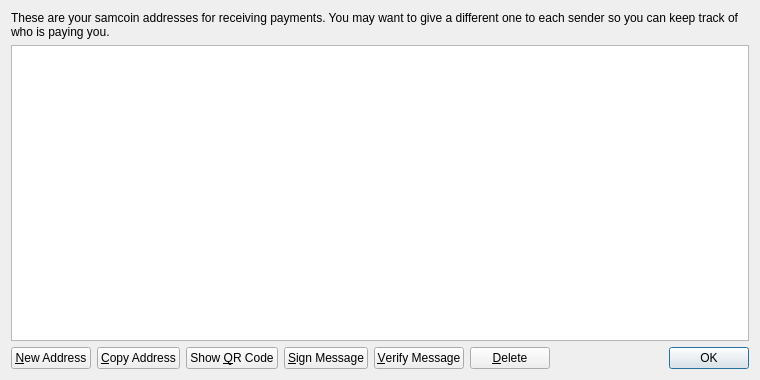
<?xml version="1.0" encoding="UTF-8"?>
<ui version="4.0">
 <class>AddressBookPage</class>
 <widget class="QWidget" name="AddressBookPage">
  <property name="geometry">
   <rect>
    <x>0</x>
    <y>0</y>
    <width>760</width>
    <height>380</height>
   </rect>
  </property>
  <property name="windowTitle">
   <string>Address Book</string>
  </property>
  <layout class="QVBoxLayout" name="verticalLayout">
   <item>
    <widget class="QLabel" name="labelExplanation">
     <property name="text">
      <string>These are your samcoin addresses for receiving payments. You may want to give a different one to each sender so you can keep track of who is paying you.</string>
     </property>
     <property name="textFormat">
      <enum>Qt::PlainText</enum>
     </property>
     <property name="wordWrap">
      <bool>true</bool>
     </property>
    </widget>
   </item>
   <item>
    <widget class="QTableView" name="tableView">
     <property name="contextMenuPolicy">
      <enum>Qt::CustomContextMenu</enum>
     </property>
     <property name="toolTip">
      <string>Double-click to edit address or label</string>
     </property>
     <property name="tabKeyNavigation">
      <bool>false</bool>
     </property>
     <property name="alternatingRowColors">
      <bool>true</bool>
     </property>
     <property name="selectionMode">
      <enum>QAbstractItemView::SingleSelection</enum>
     </property>
     <property name="selectionBehavior">
      <enum>QAbstractItemView::SelectRows</enum>
     </property>
     <property name="sortingEnabled">
      <bool>true</bool>
     </property>
     <attribute name="verticalHeaderVisible">
      <bool>false</bool>
     </attribute>
    </widget>
   </item>
   <item>
    <layout class="QHBoxLayout" name="horizontalLayout">
     <item>
      <widget class="QPushButton" name="newAddressButton">
       <property name="toolTip">
        <string>Create a new address</string>
       </property>
       <property name="text">
        <string>&amp;New Address</string>
       </property>
       <property name="icon">
        <iconset resource="../bitcoin.qrc">
         <normaloff>:/icons/add</normaloff>:/icons/add</iconset>
       </property>
      </widget>
     </item>
     <item>
      <widget class="QPushButton" name="copyToClipboard">
       <property name="toolTip">
        <string>Copy the currently selected address to the system clipboard</string>
       </property>
       <property name="text">
        <string>&amp;Copy Address</string>
       </property>
       <property name="icon">
        <iconset resource="../bitcoin.qrc">
         <normaloff>:/icons/editcopy</normaloff>:/icons/editcopy</iconset>
       </property>
      </widget>
     </item>
     <item>
      <widget class="QPushButton" name="showQRCode">
       <property name="text">
        <string>Show &amp;QR Code</string>
       </property>
       <property name="icon">
        <iconset resource="../bitcoin.qrc">
         <normaloff>:/icons/qrcode</normaloff>:/icons/qrcode</iconset>
       </property>
      </widget>
     </item>
     <item>
      <widget class="QPushButton" name="signMessage">
       <property name="toolTip">
        <string>Sign a message to prove you own a Bitcoin address</string>
       </property>
       <property name="text">
        <string>&amp;Sign Message</string>
       </property>
       <property name="icon">
        <iconset resource="../bitcoin.qrc">
         <normaloff>:/icons/edit</normaloff>:/icons/edit</iconset>
       </property>
      </widget>
     </item>
     <item>
      <widget class="QPushButton" name="verifyMessage">
       <property name="toolTip">
        <string>Verify a message to ensure it was signed with a specified Bitcoin address</string>
       </property>
       <property name="text">
        <string>&amp;Verify Message</string>
       </property>
       <property name="icon">
        <iconset resource="../bitcoin.qrc">
         <normaloff>:/icons/transaction_0</normaloff>:/icons/transaction_0</iconset>
       </property>
      </widget>
     </item>
     <item>
      <widget class="QPushButton" name="deleteButton">
       <property name="toolTip">
        <string>Delete the currently selected address from the list. Only sending addresses can be deleted.</string>
       </property>
       <property name="text">
        <string>&amp;Delete</string>
       </property>
       <property name="icon">
        <iconset resource="../bitcoin.qrc">
         <normaloff>:/icons/remove</normaloff>:/icons/remove</iconset>
       </property>
      </widget>
     </item>
     <item>
      <spacer name="horizontalSpacer">
       <property name="orientation">
        <enum>Qt::Horizontal</enum>
       </property>
       <property name="sizeHint" stdset="0">
        <size>
         <width>40</width>
         <height>20</height>
        </size>
       </property>
      </spacer>
     </item>
     <item>
      <widget class="QDialogButtonBox" name="buttonBox">
       <property name="sizePolicy">
        <sizepolicy hsizetype="Maximum" vsizetype="Fixed">
         <horstretch>0</horstretch>
         <verstretch>0</verstretch>
        </sizepolicy>
       </property>
       <property name="standardButtons">
        <set>QDialogButtonBox::Ok</set>
       </property>
      </widget>
     </item>
    </layout>
   </item>
  </layout>
 </widget>
 <resources>
  <include location="../bitcoin.qrc"/>
 </resources>
 <connections/>
</ui>
